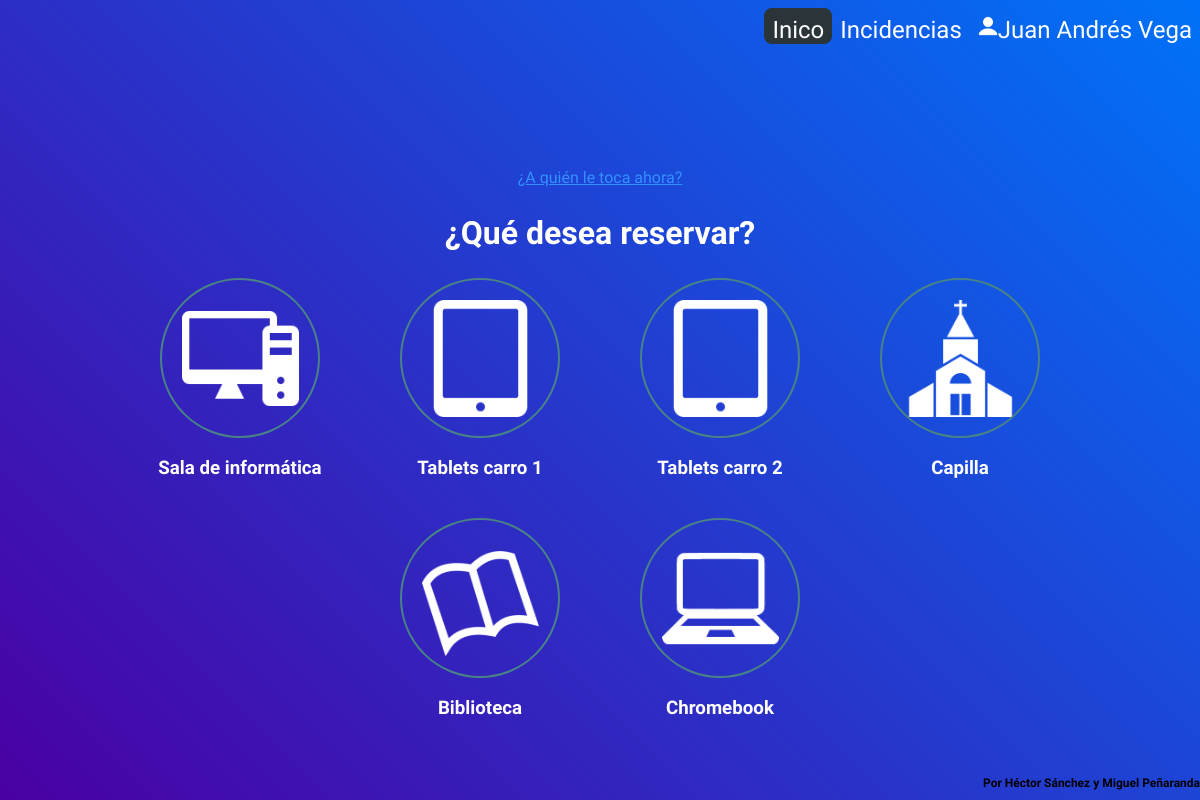
Screenshot of / (signed in) with the database file from the repository.
### tables this page shows
CREATE TABLE `book_types` (
  `name` text NOT NULL,
  `img_name` text NOT NULL
);

### includes/functions.inc.php (called while the page is built, shortened)
<?php
function getDataFromTable($conn, $table) {
    $sql = "SELECT * FROM " . $table;
    $stmt = mysqli_stmt_init($conn);
    if (!mysqli_stmt_prepare($stmt, $sql)) {
        header("location: ./index.php?error=stmtfailed");
        exit();
    }
    mysqli_stmt_execute($stmt);
    $result = mysqli_stmt_get_result($stmt);
    return $result;
}
function getBookTypes($conn, $bool) {
    $myArray = array();
    $result = getDataFromTable($conn, "book_types");
    while ($row = $result->fetch_assoc()) {
        $myArray[] = $row;
    }
    return $myArray;
}

### index.php (the view, shortened to what this page needs)
<!DOCTYPE html>
<html>
<head>
  <link rel="stylesheet" href="assets/styles.css" />
</head>
<body>
  <?php
  include_once "account.php";
  ?>
  <section class="s1">
    <a href="now_who.php" class="sub-title">¿A quién le toca ahora?</a>
    <h1 class="title">¿Qué desea reservar?</h1>
    <div class="container">
      <?php
      require_once "includes/dbh.inc.php";
      require_once "includes/functions.inc.php";
      $booktypes = getBookTypes($conn, true);
      foreach ($booktypes as &$booktype) {
        echo '<button class="c-button" id="' . strtolower($booktype["name"]) . '" style="background:url(' . $booktype["img_name"] . ') no-repeat"><h3>' . $booktype["name"] . '</h3></button>';
      }
      ?>
    </div>
  </section>
  <h2 id="credits">Por Héctor Sánchez y Miguel Peñaranda</h2>
</body>
</html>

### assets/styles.css (style rules this page uses)
* { font-family: "Josefin Sans", sans-serif; box-sizing: border-box; }
body, html { margin: 0; padding: 0; }
body { background: linear-gradient(45deg, #4a00a3, #0072f8); height: 100vh; background-repeat: no-repeat; background-attachment: fixed; overflow-x: hidden; }
.c-button { border: 0.25vh solid #498386; width: 20vh; height: 20vh; font-size: 2vh; border-radius: 100%; background-size: 75% !important; background-position: center !important; }
#chromebook { background: url(./images/laptop_item.svg) no-repeat; }
#biblioteca { background: url(./images/library_room.svg) no-repeat; }
#capilla { background: url(./images/church_room.svg) no-repeat; }
section { width: 75%; top: 20%; left: 50%; transform: translate(-50%, 0); position: absolute; display: flex; flex-direction: column; flex-wrap: nowrap; }
.container { width: 100%; display: flex; grid-template-columns: repeat(auto-fit, minmax(150px, 1fr)); grid-gap: 10vh; justify-items: center; align-items: center; flex-wrap: wrap; justify-content: center; align-content: center; }
h3 { transform: translate(-25%, 500%); text-align: center; width: 200%; color: white; }
.title { font-size: 4vh; text-align: center; color: white; }
#credits { position: fixed; bottom: 0; right: 0; font-size: 1.5vh; }
a { color: white; text-decoration: none; margin-top: 1vh; font-size: 3vh; }
a.sub-title { text-align: center; font-size: 2vh; color: #3391ff; text-decoration: underline; }

### rows the page displays
book_types: img_name (picture), name "Sala de informática"
book_types: img_name (picture), name "Tablets carro 1"
book_types: img_name (picture), name "Tablets carro 2"
book_types: img_name (picture), name "Capilla"
book_types: img_name (picture), name "Biblioteca"
book_types: img_name (picture), name "Chromebook"

### other values shown
$_SESSION["username"] "Juan Andrés Vega"
